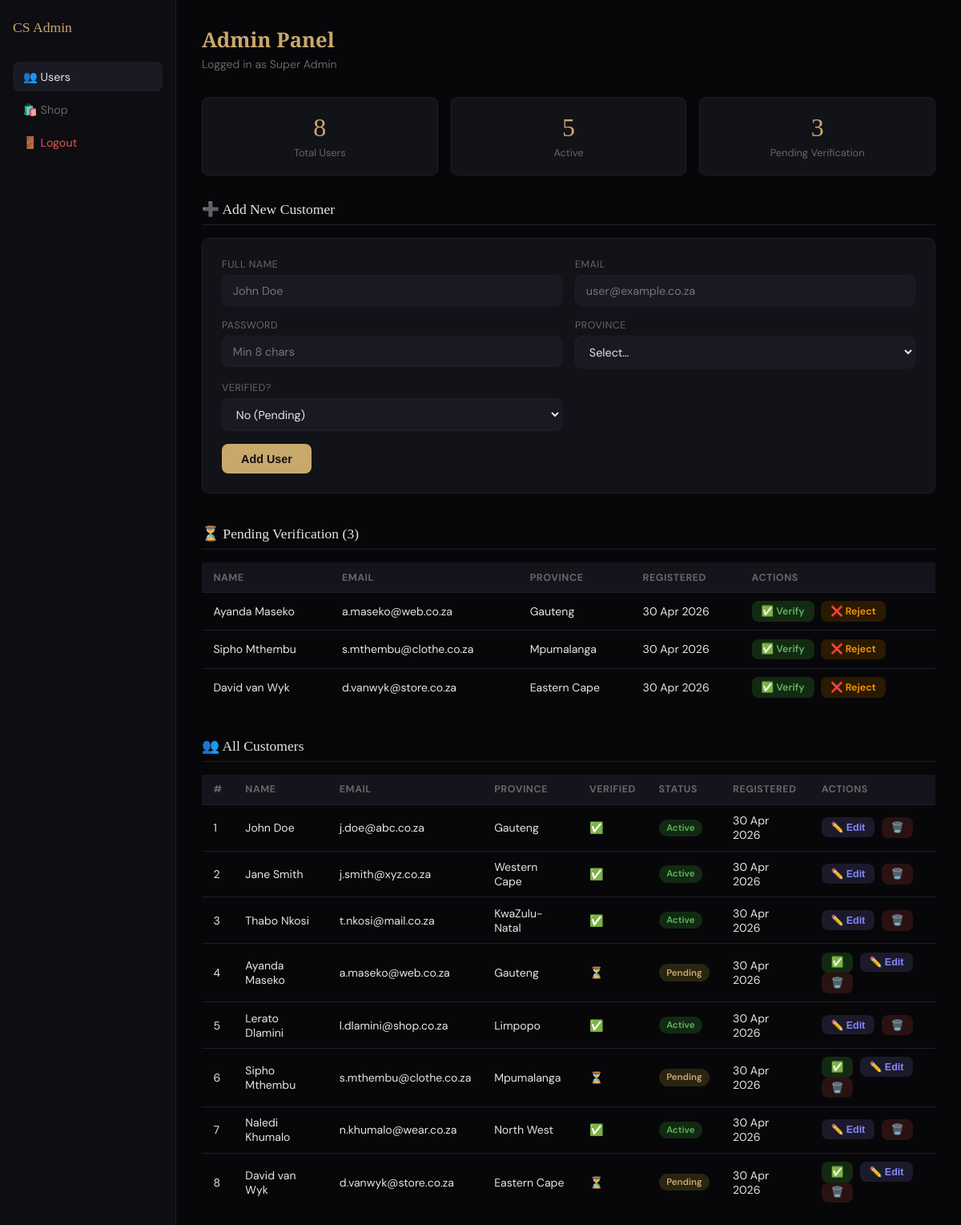
Screenshot of /admin/index.php (signed in) with the database file from the repository.
### tables this page shows
CREATE TABLE IF NOT EXISTS tblUser (
    userID      INT AUTO_INCREMENT PRIMARY KEY,
    fullName    VARCHAR(100)        NOT NULL,
    email       VARCHAR(150)        NOT NULL UNIQUE,
    password    VARCHAR(255)        NOT NULL,    
    province    VARCHAR(50)         DEFAULT NULL,
    isVerified  TINYINT(1)          NOT NULL DEFAULT 0,   
    status      ENUM('active','inactive','pending') NOT NULL DEFAULT 'pending',
    createdAt   DATETIME            NOT NULL DEFAULT CURRENT_TIMESTAMP
);

### admin/index.php (the view, shortened to what this page needs)
<?php
require_once '../DBConn.php';
$users = $conn->query(
    "SELECT userID, fullName, email, province, isVerified, status, createdAt
     FROM tblUser ORDER BY createdAt DESC"
)->fetch_all(MYSQLI_ASSOC);
$totalUsers   = count($users);
$pending      = count(array_filter($users, fn($u) => $u['status'] === 'pending'));
$active       = count(array_filter($users, fn($u) => $u['status'] === 'active'));
?>
<!DOCTYPE html>
<html lang="en">
<head>
</head>
<body>
<aside>
  <span class="sidebar-logo">CS Admin</span>
  <a href="index.php" class="nav-item active">👥 Users</a>
  <a href="../shop.php" class="nav-item">🛍️ Shop</a>
  <a href="logout.php" class="nav-item danger">🚪 Logout</a>
</aside>
<main>
  <h1>Admin Panel</h1>
  <p class="admin-sub">Logged in as <?= htmlspecialchars($_SESSION['adminName']) ?></p>
  <div class="stats">
    <div class="stat-card"><div class="stat-num"><?= $totalUsers ?></div><div class="stat-lbl">Total Users</div></div>
    <div class="stat-card"><div class="stat-num"><?= $active ?></div><div class="stat-lbl">Active</div></div>
    <div class="stat-card"><div class="stat-num"><?= $pending ?></div><div class="stat-lbl">Pending Verification</div></div>
  </div>
  <div class="section-title">➕ Add New Customer</div>
  <div class="form-card">
    <form method="POST">
      <div class="form-grid">
        <div class="form-group"><label>Full Name</label><input type="text" name="fullName" placeholder="John Doe" required></div>
        <div class="form-group"><label>Email</label><input type="email" name="email" placeholder="user@example.co.za" required></div>
        <div class="form-group"><label>Password</label><input type="password" name="password" placeholder="Min 8 chars" required></div>
        <div class="form-group">
          <label>Province</label>
          <select name="province" required>
            <option value="">Select…</option>
          </select>
        </div>
        <div class="form-group">
          <label>Verified?</label>
          <select name="isVerified">
            <option value="0">No (Pending)</option>
          </select>
        </div>
      </div>
      <button type="submit" class="submit-btn">Add User</button>
    </form>
  </div>
  <?php $pendingUsers = array_filter($users, fn($u) => $u['status'] === 'pending'); ?>
  <div class="section-title">⏳ Pending Verification (<?= count($pendingUsers) ?>)</div>
  <?php if (empty($pendingUsers)): ?>
    <p style="color:var(--muted);margin-bottom:2rem">No pending users.</p>
  <?php else: ?>
    <table>
      <tr><th>Name</th><th>Email</th><th>Province</th><th>Registered</th><th>Actions</th></tr>
      <?php foreach ($pendingUsers as $u): ?>
      <tr>
        <td><?= htmlspecialchars($u['fullName']) ?></td>
        <td><?= htmlspecialchars($u['email']) ?></td>
        <td><?= htmlspecialchars($u['province'] ?? '—') ?></td>
        <td><?= date('d M Y', strtotime($u['createdAt'])) ?></td>
        <td>
          <a href="?verify=<?= $u['userID'] ?>" class="action-btn btn-verify" onclick="return confirm('Verify this user?')">✅ Verify</a>
          <a href="?reject=<?= $u['userID'] ?>" class="action-btn btn-reject" onclick="return confirm('Reject this user?')">❌ Reject</a>
        </td>
      </tr>
      <?php endforeach; ?>
    </table>
  <?php endif; ?>
  <div class="section-title">👥 All Customers</div>
  <table>
    <tr><th>#</th><th>Name</th><th>Email</th><th>Province</th><th>Verified</th><th>Status</th><th>Registered</th><th>Actions</th></tr>
    <?php foreach ($users as $u): ?>
    <tr>
      <td><?= $u['userID'] ?></td>
      <td><?= htmlspecialchars($u['fullName']) ?></td>
      <td><?= htmlspecialchars($u['email']) ?></td>
      <td><?= htmlspecialchars($u['province'] ?? '—') ?></td>
      <td><?= $u['isVerified'] ? '✅' : '⏳' ?></td>
      <td><span class="badge b-<?= $u['status'] ?>"><?= ucfirst($u['status']) ?></span></td>
      <td><?= date('d M Y', strtotime($u['createdAt'])) ?></td>
      <td>
        <?php if ($u['status'] !== 'active'): ?>
          <a href="?verify=<?= $u['userID'] ?>" class="action-btn btn-verify">✅</a>
        <?php endif; ?>
        <button class="action-btn btn-edit" onclick="openEdit(
          <?= $u['userID'] ?>,
          '<?= addslashes($u['fullName']) ?>',
          '<?= addslashes($u['email']) ?>',
          '<?= addslashes($u['province'] ?? '') ?>',
          <?= $u['isVerified'] ?>,
          '<?= $u['status'] ?>'
        )">✏️ Edit</button>
        <a href="?delete=<?= $u['userID'] ?>" class="action-btn btn-delete"
           onclick="return confirm('Permanently delete this user?')">🗑️</a>
      </td>
    </tr>
    <?php endforeach; ?>
  </table>
</main>
</body>
</html>

### admin/index.php (style rules this page uses)
:root { --bg:#07070a; --card:#111318; --gold:#c9a86c; --text:#e5e5e5; --muted:#666; --border:#1e1e28; --radius:8px; }
* { box-sizing:border-box; margin:0; padding:0; }
body { font-family:'DM Sans',sans-serif; background:var(--bg); color:var(--text); display:flex; min-height:100vh; }
aside { width:220px; background:#0d0d12; border-right:1px solid var(--border); padding:1.5rem 1rem; flex-shrink:0; }
.sidebar-logo { font-family:'Playfair Display',serif; color:var(--gold); font-size:1.1rem; margin-bottom:2rem; display:block; }
.nav-item { display:block; padding:.6rem .8rem; color:var(--muted); text-decoration:none; border-radius:var(--radius); font-size:.9rem; margin-bottom:.25rem; }
.nav-item:hover, .nav-item.active { background:#1a1a24; color:var(--text); }
.nav-item.danger { color:#e05252; }
main { flex:1; padding:2rem; overflow-y:auto; }
h1 { font-family:'Playfair Display',serif; color:var(--gold); font-size:1.6rem; margin-bottom:.25rem; }
.admin-sub { color:var(--muted); font-size:.88rem; margin-bottom:2rem; }
.stats { display:grid; grid-template-columns:repeat(3,1fr); gap:1rem; margin-bottom:2rem; }
.stat-card { background:var(--card); border:1px solid var(--border); border-radius:var(--radius); padding:1.2rem; text-align:center; }
.stat-num { font-family:'Playfair Display',serif; color:var(--gold); font-size:2rem; }
.stat-lbl { color:var(--muted); font-size:.8rem; margin-top:.25rem; }
.section-title { font-family:'Playfair Display',serif; color:var(--text); font-size:1.1rem; margin-bottom:1rem; border-bottom:1px solid var(--border); padding-bottom:.5rem; }
table { width:100%; border-collapse:collapse; margin-bottom:2.5rem; font-size:.88rem; }
th { background:#14141c; padding:.65rem .9rem; text-align:left; color:var(--muted); font-size:.78rem; text-transform:uppercase; letter-spacing:.04em; border-bottom:1px solid var(--border); }
td { padding:.65rem .9rem; border-bottom:1px solid var(--border); vertical-align:middle; }
tr:last-child td { border-bottom:none; }
.badge { display:inline-block; padding:.2rem .6rem; border-radius:20px; font-size:.72rem; font-weight:600; }
.b-active { background:#122a12; color:#5cb85c; }
.b-pending { background:#2a2510; color:#c9a86c; }
.action-btn { padding:.3rem .75rem; border:none; border-radius:var(--radius); cursor:pointer; font-size:.78rem; font-weight:600; margin-right:.3rem; text-decoration:none; display:inline-block; }
.btn-verify { background:#122a12; color:#5cb85c; }
.btn-reject { background:#2a1a00; color:#ff9800; }
.btn-delete { background:#2a1212; color:#e05252; }
.btn-edit { background:#1a1a2a; color:#8888ff; }
.form-card { background:var(--card); border:1px solid var(--border); border-radius:var(--radius); padding:1.5rem; margin-bottom:2.5rem; }
.form-grid { display:grid; grid-template-columns:1fr 1fr; gap:1rem; }
.form-group { display:flex; flex-direction:column; gap:.3rem; }
label { font-size:.78rem; color:var(--muted); text-transform:uppercase; letter-spacing:.04em; }
input, select { background:#191924; border:1px solid var(--border); color:var(--text); padding:.6rem .8rem; border-radius:var(--radius); font-family:'DM Sans',sans-serif; font-size:.9rem; }
select option { background:#191924; }
.submit-btn { margin-top:1rem; padding:.65rem 1.5rem; background:var(--gold); color:#111; border:none; border-radius:var(--radius); cursor:pointer; font-weight:700; font-size:.9rem; }

### rows the page displays
tbluser: fullName "Ayanda Maseko", email "a.maseko@web.co.za", province "Gauteng", createdAt "30 Apr 2026", userID "4", status "Pending"
tbluser: fullName "Sipho Mthembu", email "s.mthembu@clothe.co.za", province "Mpumalanga", createdAt "30 Apr 2026", userID "6", status "Pending"
tbluser: fullName "David van Wyk", email "d.vanwyk@store.co.za", province "Eastern Cape", createdAt "30 Apr 2026", userID "8", status "Pending"
tbluser: userID "1", fullName "John Doe", email "j.doe@abc.co.za", province "Gauteng", status "Active", createdAt "30 Apr 2026"
tbluser: userID "2", fullName "Jane Smith", email "j.smith@xyz.co.za", province "Western Cape", status "Active", createdAt "30 Apr 2026"
tbluser: userID "3", fullName "Thabo Nkosi", email "t.nkosi@mail.co.za", province "KwaZulu-Natal", status "Active", createdAt "30 Apr 2026"
tbluser: userID "5", fullName "Lerato Dlamini", email "l.dlamini@shop.co.za", province "Limpopo", status "Active", createdAt "30 Apr 2026"
tbluser: userID "7", fullName "Naledi Khumalo", email "n.khumalo@wear.co.za", province "North West", status "Active", createdAt "30 Apr 2026"

### other values shown
$_SESSION['adminName'] "Super Admin"
$totalUsers "8"
$active "5"
$pending "3"
count($pendingUsers) "3"
